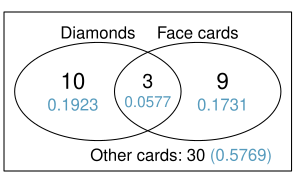

Write R code to recreate this figure.
library(openintro)
data(COL)

myPDF('venn.pdf', 2.95, 1.75,
      mar = c(0.2, 0.2, 0.6, 0.2))
plot(c(0.2, 1.8),
     c(0, 1),
     type = 'n',
     axes = FALSE)
box()

z <- seq(0,2 * pi, len = 99)
x1 <- cos(z) / 2 + 0.7
y1 <- sin(z) / 3 + 0.5
lines(c(x1, x1[1]),c(y1, y1[1]))

x2 <- cos(z) / 2 + 1.3
y2 <- sin(z) / 3 + 0.5
lines(c(x2, x2[1]), c(y2, y2[1]))

text(0.7, 0.9, 'Diamonds')
text(1.3, 0.9, 'Face cards')
text(c(0.55, 1, 1.45),
     rep(0.57, 3),
     c(10, 3, 9),
     cex = c(1.3, 1.2, 1.3))
text(c(0.55, 1, 1.45),
     c(0.41, 0.43, 0.41),
     c('0.1923', '0.0577', '0.1731'),
	 cex = c(1, 0.9, 1),
	 col = COL[1])
text(1, 0.07, 'Other cards: 30')
text(1.56, 0.06, '(0.5769)', col = COL[1])
dev.off()
